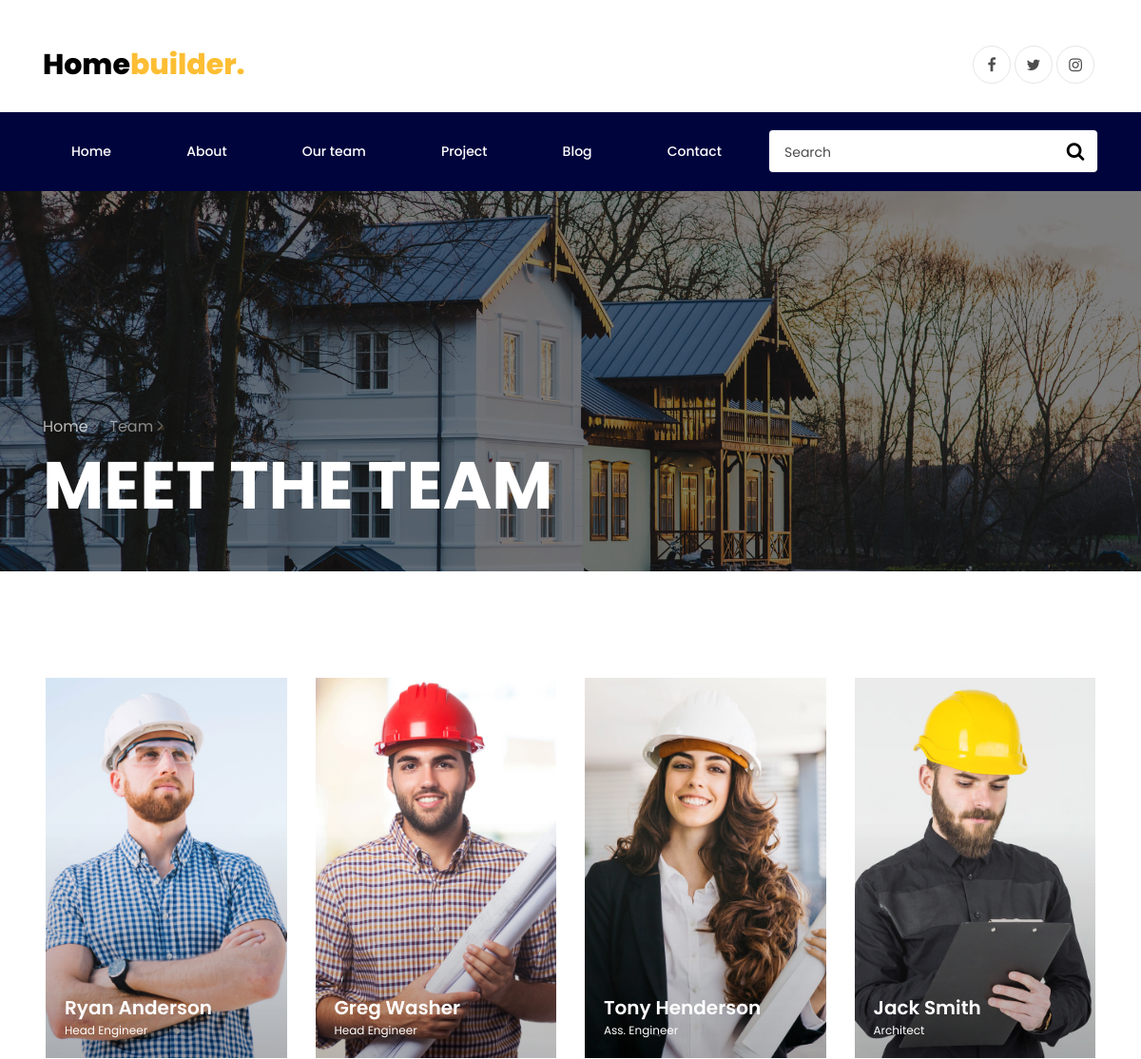
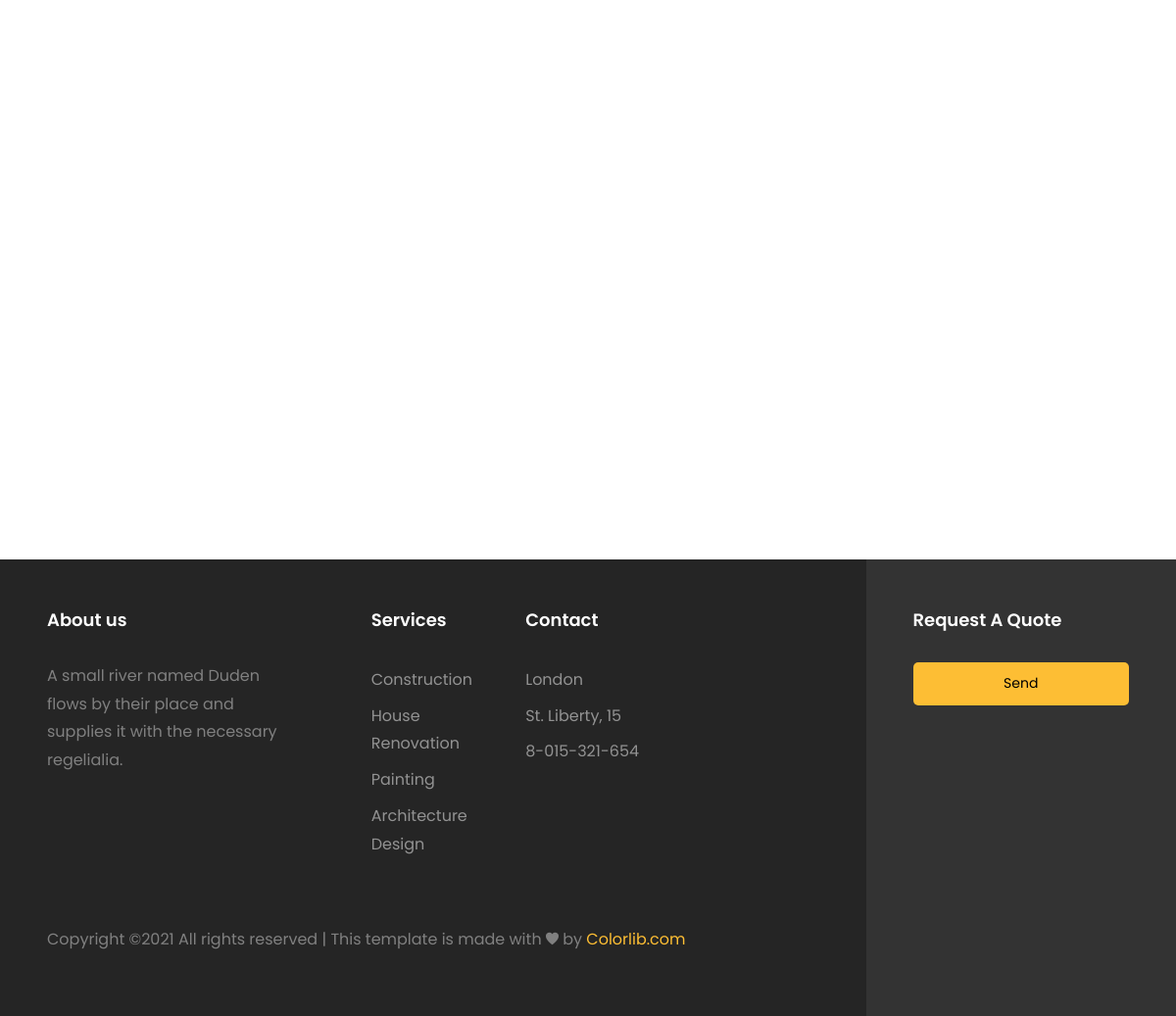
Page /team/ on the committed database (2 pictures, top to bottom).
### team/models.py (models this page shows, shortened)
class Employee(models.Model):
    name = models.CharField('Имя', max_length=30)
    position = models.CharField('Должность', max_length=30)
    image = models.ImageField('Картинка', upload_to='static/images')
    description = models.CharField('Описание', max_length=200)
    class Meta:
        verbose_name = "Сотрудник"
        verbose_name_plural = "Сотрудники"

### main/views.py (the view)
# urls.py: path('team/', team, name='team'),
def team(request):
    if request.method == 'POST':
        feed = FeedbackForm(request.POST)
        if feed.is_valid():
            feed.save()
    employee = Employee.objects.all()
    feed = FeedbackForm
    data = {
        'menu': menu,
        'facebook': 'https://www.facebook.com/TheElonmus',
        'twitter': 'https://twitter.com/elonmusk',
        'instagram': 'https://www.instagram.com/elonrmuskk/',
        'construction': 'Construction',
        'renovation': 'House Renovation',
        'painting': 'Painting',
        'design': 'Architecture Design',
        'for_contact': 'Contact',
        'city': 'London',
        'adres': 'St. Liberty, 15',
        'tel': '8-015-321-654',
        'employees': employee,
        'feeds': feed
    }
    return render(request, 'main/team.html', data)

### main/templates/main/team.html (shortened to what this page needs)
{% extends 'main/base.html' %}
{% load static %}
{% block content %}
    <section class="hero-wrap hero-wrap-2" style="background-image: url({% static 'images/bg_3.jpg' %});" data-stellar-background-ratio="0.5">
      <div class="overlay"></div>
      <div class="container">
        <div class="row no-gutters slider-text align-items-end">
          <div class="col-md-9 ftco-animate pb-5">
          	<p class="breadcrumbs mb-2"><span class="mr-2"><a href="{% url 'index' %}">Home <i class="ion-ios-arrow-forward"></i></a></span> <span>Team <i class="ion-ios-arrow-forward"></i></span></p>
            <h1 class="mb-0 bread">Meet the Team</h1>
          </div>
        </div>
      </div>
    </section>
    <section class="ftco-section">
    	<div class="container-fluid px-md-5">
        <div class="row">
			{% for employee in employees %}
        	<div class="col-lg-3 col-sm-6">
        		<div class="block-2 ftco-animate">
	            <div class="flipper">
	              <div class="front" style="background-image: url({{ employee.image }});">
	                <div class="box">
	                  <h2>{{ employee.name }}</h2>
	                  <p>{{ employee.position }}</p>
	                </div>
	              </div>
	              <div class="back">
	                <blockquote>
	                  <p>{{ employee.description }}</p>
	                </blockquote>
	                <div class="author d-flex">
	                  <div class="image align-self-center">
	                  </div>
	                  <div class="name align-self-center ml-3">{{ employee.name }}<span class="position">{{ employee.position }}</span></div>
	                </div>
	              </div>
	            </div>
	          </div>
        	</div>
			{% endfor %}
        </div>
    	</div>
    </section>
{% endblock %}

### main/templates/main/base.html (shortened to what this page needs)
{% load static %}
<!DOCTYPE html>
<html lang="en">
  <head>
    <link rel="stylesheet" href="https://stackpath.bootstrapcdn.com/font-awesome/4.7.0/css/font-awesome.min.css">
    <link rel="stylesheet" href="{% static 'css/animate.css' %}">
    <link rel="stylesheet" href="{% static 'css/owl.carousel.min.css' %}">
    <link rel="stylesheet" href="{% static 'css/owl.theme.default.min.css' %}">
    <link rel="stylesheet" href="{% static 'css/magnific-popup.css' %}">
    <link rel="stylesheet" href="{% static 'css/ionicons.min.css' %}">
    <link rel="stylesheet" href="{% static 'css/flaticon.css' %}">
    <link rel="stylesheet" href="{% static 'css/icomoon.css' %}">
    <link rel="stylesheet" href="{% static 'css/style.css' %}">
  </head>
  <body>
    <div class="container pt-5">
			<div class="row justify-content-between">
				<div class="col">
					<a class="navbar-brand" href="index.html">Home<span>builder.</span></a>
				</div>
				<div class="col d-flex justify-content-end">
					<div class="social-media">
		    		<p class="mb-0 d-flex">
						<a href="{{ facebook }}" class="d-flex align-items-center justify-content-center"><span class="fa fa-facebook"><i class="sr-only">Facebook</i></span></a>
		    			<a href="{{ twitter }}" class="d-flex align-items-center justify-content-center"><span class="fa fa-twitter"><i class="sr-only">Twitter</i></span></a>
		    			<a href="{{ instagram }}" class="d-flex align-items-center justify-content-center"><span class="fa fa-instagram"><i class="sr-only">Instagram</i></span></a>
		    		</p>
	        </div>
				</div>
			</div>
		</div>
		<nav class="navbar navbar-expand-lg navbar-dark ftco_navbar bg-dark ftco-navbar-light" id="ftco-navbar">
	    <div class="container">
				<form action="#" class="searchform order-lg-last">
          <div class="form-group d-flex">
            <input type="text" class="form-control pl-3" placeholder="Search">
            <button type="submit" placeholder="" class="form-control search"><span class="fa fa-search"></span></button>
          </div>
        </form>
			{% for m,menu_url in menu.items %}
	      <div class="collapse navbar-collapse" id="ftco-nav">
	        <ul class="navbar-nav mr-auto">
	        	<li class="nav-item"><a href="{{ menu_url }}" class="nav-link">{{ m }}</a></li>
	        </ul>
	      </div>
			{% endfor %}
	    </div>
	  </nav>
  {% block content %}{% endblock %}
      <footer class="footer">
			<div class="container-fluid px-lg-5">
				<div class="row">
					<div class="col-md-9 py-5">
						<div class="row">
							<div class="col-md-4 mb-md-0 mb-4">
								<h2 class="footer-heading">About us</h2>
								<p>A small river named Duden flows by their place and supplies it with the necessary regelialia.</p>
								<ul class="ftco-footer-social p-0">
		            </ul>
							</div>
							<div class="col-md-8">
								<div class="row justify-content-center">
									<div class="col-md-12 col-lg-10">
										<div class="row">
											<div class="col-md-4 mb-md-0 mb-4">
												<h2 class="footer-heading">Services</h2>
												<ul class="list-unstyled">
						              <li><a href="#" class="py-1 d-block">{{ construction}}</a></li>
						              <li><a href="#" class="py-1 d-block">{{ renovation }}</a></li>
						              <li><a href="#" class="py-1 d-block">{{ painting }}</a></li>
						              <li><a href="#" class="py-1 d-block">{{ design }}</a></li>
						            </ul>
											</div>
											<div class="col-md-4 mb-md-0 mb-4">
												<h2 class="footer-heading">{{ for_contact }}</h2>
												<ul class="list-unstyled">
						              <li><a href="#" class="py-1 d-block">{{ city }}</a></li>
						              <li><a href="#" class="py-1 d-block">{{ adres }}</a></li>
						              <li><a href="#" class="py-1 d-block">{{ tel }}</a></li>
						                   </ul>
											</div>
										</div>
									</div>
								</div>
							</div>
						</div>
						<div class="row mt-md-5">
							<div class="col-md-12">
								<p class="copyright">
					  Copyright &copy;<script>document.write(new Date().getFullYear());</script> All rights reserved | This template is made with <i class="ion-ios-heart" aria-hidden="true"></i> by <a href="https://colorlib.com" target="_blank">Colorlib.com</a>
					  </p>
							</div>
						</div>
					</div>
					<div class="col-md-3 py-md-5 py-4 aside-stretch-right pl-lg-5 ">
						<h2 class="footer-heading" >Request A Quote</h2>
						<form action="" class="contact-form" method="post">
              			<div class="form-group">
              			<button type="submit" class="form-control submit px-3" name="Send">Send</button>
						</div>
						</form>
					</div>
				</div>
			</div>
		</footer>
  </body>
</html>

### rows in the picture
Employee: image (picture), name "Ryan Anderson", position "Head Engineer"
Employee: image (picture), name "Greg Washer", position "Head Engineer"
Employee: image (picture), name "Tony Henderson", position "Ass. Engineer"
Employee: image (picture), name "Jack Smith", position "Architect"

### other values in the picture
{{ m }} "Home" "About" "Our team" "Project" "Blog" "Contact"
{{ construction }} "Construction"
{{ renovation }} "House Renovation"
{{ painting }} "Painting"
{{ design }} "Architecture Design"
{{ for_contact }} "Contact"
{{ city }} "London"
{{ adres }} "St. Liberty, 15"
{{ tel }} "8-015-321-654"
